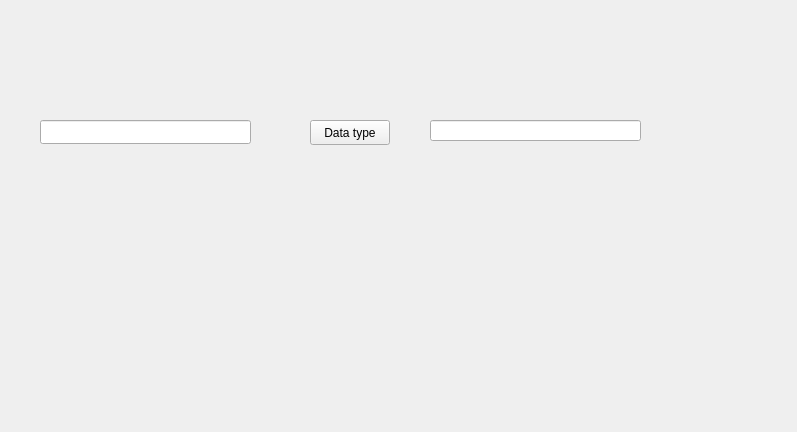
<?xml version="1.0" encoding="UTF-8"?>
<ui version="4.0">
 <class>Widget</class>
 <widget class="QWidget" name="Widget">
  <property name="geometry">
   <rect>
    <x>0</x>
    <y>0</y>
    <width>797</width>
    <height>432</height>
   </rect>
  </property>
  <property name="windowTitle">
   <string>Widget</string>
  </property>
  <widget class="QLineEdit" name="lineEdit">
   <property name="geometry">
    <rect>
     <x>40</x>
     <y>120</y>
     <width>211</width>
     <height>24</height>
    </rect>
   </property>
   <property name="text">
    <string/>
   </property>
  </widget>
  <widget class="QPushButton" name="pushButton">
   <property name="geometry">
    <rect>
     <x>310</x>
     <y>120</y>
     <width>80</width>
     <height>25</height>
    </rect>
   </property>
   <property name="text">
    <string>Data type</string>
   </property>
  </widget>
  <widget class="QLineEdit" name="lineEdit_2">
   <property name="geometry">
    <rect>
     <x>430</x>
     <y>120</y>
     <width>211</width>
     <height>21</height>
    </rect>
   </property>
   <property name="text">
    <string/>
   </property>
   <property name="readOnly">
    <bool>true</bool>
   </property>
  </widget>
 </widget>
 <layoutdefault spacing="6" margin="11"/>
 <resources/>
 <connections/>
</ui>
